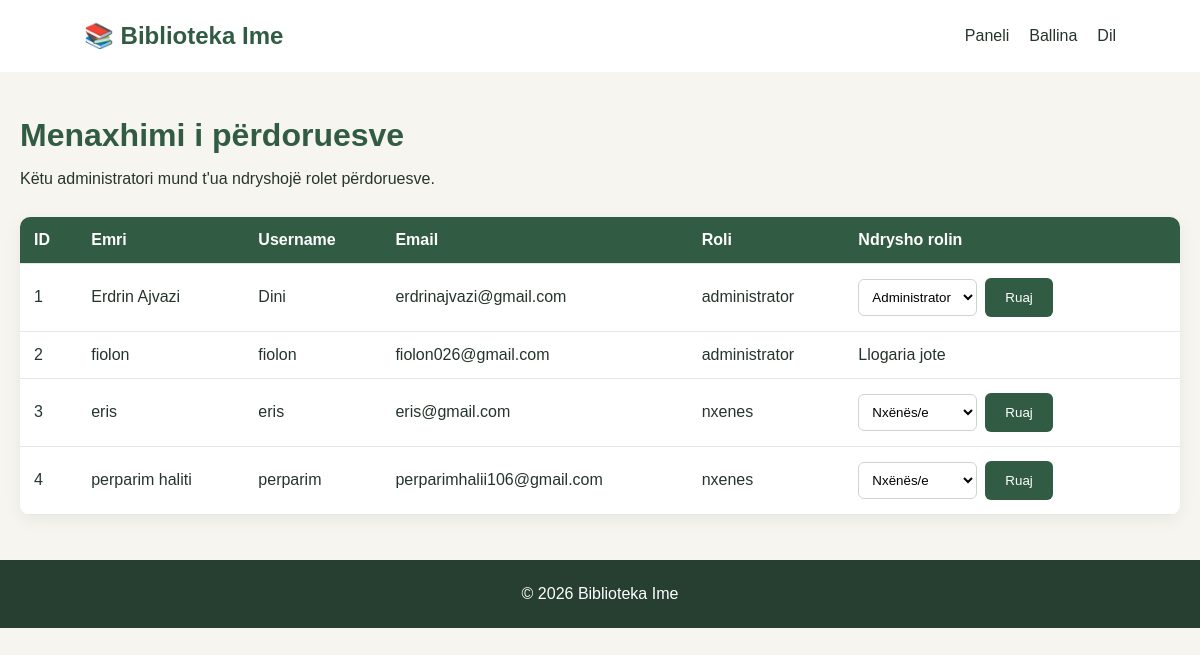
The page /users.php (signed in) on the database its author committed.
### tables this page shows
CREATE TABLE `users` (
  `id` int(11) NOT NULL,
  `emri` varchar(100) NOT NULL,
  `username` varchar(50) NOT NULL,
  `email` varchar(100) NOT NULL,
  `password` varchar(255) NOT NULL,
  `roli` enum('nxenes','punetor','administrator') NOT NULL DEFAULT 'nxenes'
);

### users.php (the view, shortened to what this page needs)
<?php
require_once "db.php";
$rezultati = $conn->query(
    "SELECT id, emri, username, email, roli
     FROM users ORDER BY id ASC"
);
function h($v) {
    return htmlspecialchars((string)$v, ENT_QUOTES, "UTF-8");
}
?>
<!DOCTYPE html>
<html lang="sq">
<head>
    <link rel="stylesheet" href="style.css">
</head>
<body>
<header>
    <h2>📚 Biblioteka Ime</h2>
    <nav>
        <a href="dashboard.php">Paneli</a>
        <a href="index.php">Ballina</a>
        <a href="logout.php">Dil</a>
    </nav>
</header>
<main class="users-page">
    <h1>Menaxhimi i përdoruesve</h1>
    <p>Këtu administratori mund t'ua ndryshojë rolet përdoruesve.</p>
    <div class="table-wrap">
        <table>
            <thead>
                <tr>
                    <th>ID</th>
                    <th>Emri</th>
                    <th>Username</th>
                    <th>Email</th>
                    <th>Roli</th>
                    <th>Ndrysho rolin</th>
                </tr>
            </thead>
            <tbody>
            <?php while ($user = $rezultati->fetch_assoc()): ?>
                <tr>
                    <td><?= h($user["id"]) ?></td>
                    <td><?= h($user["emri"]) ?></td>
                    <td><?= h($user["username"]) ?></td>
                    <td><?= h($user["email"]) ?></td>
                    <td><?= h($user["roli"]) ?></td>
                    <td>
                        <?php if ((int)$user["id"] === (int)$_SESSION["user_id"]): ?>
                            <span>Llogaria jote</span>
                        <?php else: ?>
                            <form method="POST" action="users.php" class="role-form">
                                <select name="roli" required>
                                    <option value="nxenes/e"
                                        <?= $user["roli"] === "nxenes/e" ? "selected" : "" ?>>
                                        Nxënës/e
                                    </option>
                                    <option value="administrator"
                                        <?= $user["roli"] === "administrator" ? "selected" : "" ?>>
                                        Administrator
                                    </option>
                                </select>
                                <button type="submit" class="btn">
                                    Ruaj
                                </button>
                            </form>
                        <?php endif; ?>
                    </td>
                </tr>
            <?php endwhile; ?>
            </tbody>
        </table>
    </div>
</main>
<footer>
    <p>© 2026 Biblioteka Ime</p>
</footer>
</body>
</html>

### style.css (style rules this page uses)
* { margin: 0; padding: 0; box-sizing: border-box; }
body { font-family: Arial, sans-serif; background: #f7f5ef; color: #26352c; }
header { background: white; padding: 22px 7%; display: flex; justify-content: space-between; align-items: center; flex-wrap: wrap; gap: 15px; }
header h2 { color: #315c43; }
nav { display: flex; gap: 20px; align-items: center; flex-wrap: wrap; }
nav a { color: #26352c; text-decoration: none; }
.btn { display: inline-block; background: #315c43; color: white; padding: 12px 20px; border-radius: 6px; text-decoration: none; }
footer { text-align: center; background: #263f30; color: white; padding: 25px; margin-top: 30px; }
.users-page { max-width: 1200px; margin: 45px auto; padding: 0 20px; }
.users-page h1 { color: #315c43; margin-bottom: 12px; }
.users-page > p { margin-bottom: 25px; line-height: 1.6; }
.table-wrap { overflow-x: auto; background: white; border-radius: 10px; box-shadow: 0 4px 18px #00000010; }
.table-wrap table { width: 100%; border-collapse: collapse; }
.table-wrap th, .table-wrap td { padding: 14px; text-align: left; border-bottom: 1px solid #e3e8e1; }
.table-wrap th { background: #315c43; color: white; }
.role-form { display: flex; align-items: center; gap: 8px; min-width: 230px; }
.role-form select { padding: 9px; border: 1px solid #ccd5cc; border-radius: 6px; background: white; min-width: 115px; }
.role-form .btn { border: none; cursor: pointer; }

### rows shown on the page
users: id "1", emri "Erdrin Ajvazi", username "Dini", email "erdrinajvazi@gmail.com", roli "administrator", roli "Administrator"
users: id "2", emri "fiolon", username "fiolon", email "fiolon026@gmail.com", roli "administrator", shows "Llogaria jote"
users: id "3", emri "eris", username "eris", email "eris@gmail.com", roli "nxenes"
users: id "4", emri "perparim haliti", username "perparim", email "perparimhalii106@gmail.com", roli "nxenes"
